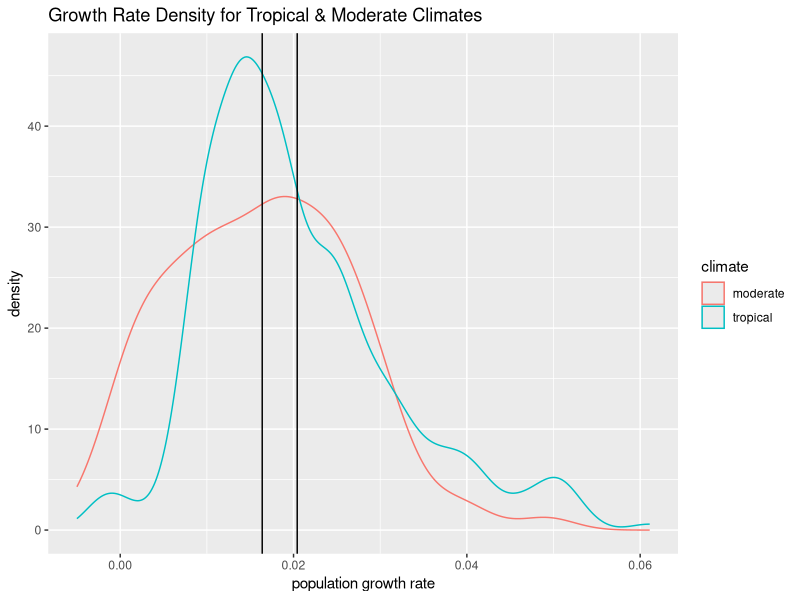

This figure's R source: (Note: this script raises an error after producing the figure.)
## ---- chunk 1
library(tidyverse)
library(dplyr)
## ---- chunk 2
sunshine <- read.csv(file = 'Sunshine hours for cities in the world.csv') # import csv in df
str(sunshine)
sample_n(sunshine, 10)
## ---- chunk 3
city_loc <- read_csv(file="city_loc.csv") # import csv in df
str(city_loc)
sample_n(city_loc, 10)
## ---- chunk 4
country_tour <- read.csv("tourism-recipts.csv") # import csv in df
str(country_tour)
sample_n(country_tour, 10)
## ---- chunk 5
CityPopulations <- read_csv(file = "world-city-listing.csv") # import csv in df
str(CityPopulations)
sample_n(CityPopulations, 10)
## ---- chunk 6
sunshine_seasons <-
  sunshine %>%
  mutate(Winter=Jan+Feb+Mar, Spring=Apr+May+Jun, Summer=Jul+Aug+Sep, Fall=Oct+Nov+Dec) %>%# create new variables to represent each season
  mutate(City=tolower(City)) # change city names to lower case for joining later on
sample_n(sunshine_seasons, 10)
## ---- chunk 7
city_loc <-
  city_loc %>%
  group_by(City) %>%
  mutate(Longitude = mean(Longitude), Latitude = mean(Latitude)) %>% # get the average location
  select(City, Longitude, Latitude) %>%
  distinct() # remove repeated cities, so each city appears one time
## ---- chunk 8
city_loc <-
  city_loc %>%
  na.omit()

for(i in 1:length(city_loc$Latitude)){ # loop through each case in Latitude variable
  if((city_loc$Latitude[i]>=(-23.5)) && (city_loc$Latitude[i]<=23.5)){ # calssify variables by 'Latitude'
    city_loc$climate[i] = "tropical"
    }
  else if(city_loc$Latitude[i]>=(-66) && city_loc$Latitude[i]<(-23.5) || city_loc$Latitude[i]<=(66) && city_loc$Latitude[i]>(23.5)){
    city_loc$climate[i] = "moderate"
    }
  else city_loc$climate[i] = "poles"
}

city_loc
## ---- chunk 9
climate <-
  city_loc %>%
  left_join(sunshine_seasons) %>%# join the tables by 'City'
  na.omit() # remove cities with missing data
head(climate)
## ---- chunk 10
country_tour <-
  country_tour %>%
  rename(income='value_.') %>%
  select(name, year, income) 
## ---- chunk 11
country_tour %>%
  filter(year >= 2015) %>%
  group_by(year) %>%
  summarise(num_of_countries = n()) #count the number of countries with data for each year
## ---- chunk 12
country_tour <-
  country_tour %>%
  filter(year == 2016) %>% # only retain cases from 2016
  mutate(income = as.integer(income/100000)) %>% # divide income by 100,000 for easier reading/plotting
  rename("tourism income (by 100,000)" = income, Country=name) %>% # rename variables for readability
  select(Country, 'tourism income (by 100,000)') # get rid of year variable since all data is from 2016
sample_n(country_tour,10)
## ---- chunk 13
CityPopulations1 <-
  CityPopulations %>%
  rename(Country = country, City = city, GrowthRate = growthRate) %>% # renaming variables for usability
  select(Country, GrowthRate) # choosing relevant variables
sample_n(CityPopulations1,10)
## ---- chunk 14
population <-
  CityPopulations1 %>%
  left_join(country_tour) %>% # join the tables by Country
  na.omit() # remove cases with missing data
head(population)
## ---- chunk 15
mean_growth <-
  climate %>% 
  left_join(population) %>%
  na.omit() %>%
  group_by(climate) %>%
  summarise(avg = mean(GrowthRate))
mean_growth

climate %>% 
  left_join(population) %>%
  na.omit() %>%
  ggplot(aes(x = GrowthRate)) + geom_density(aes(colour = climate))  +
  geom_vline(aes(xintercept=mean_growth$avg[1])) +
  geom_vline(aes(xintercept=mean_growth$avg[2])) +
  ggtitle("Growth Rate Density for Tropical & Moderate Climates") +
  xlab("population growth rate")
## ---- chunk 16
sunshine_graph_data %>% #use sunshine for left_join, since it contains less countries than CityPopulations1
  left_join(CityPopulations1) %>%
  na.omit() %>%
  ggplot() + 
  geom_point(aes(x= GrowthRate, y= sun_hours_year, color = type)) +
  ggtitle("Population Growth Rate vs. Latitude") +
  xlab("Population Growth Rate") +
  ylab("Total Hours of Sunshine per Year")

## ---- chunk 17

latitude_graph_data <-
  sunshine %>%
  mutate(City = tolower(City)) %>% #to make city names match those in city_loc_types
  left_join(city_loc_types) %>% # join the tables
  group_by(Country) %>%
  mutate(sun_hours_year = mean(Year)) %>% # find the average sunshine hours per year per country
  select(Country, Latitude, type, sun_hours_year) %>%
  distinct() %>%
  na.omit()

latitude_graph_data %>%
  left_join(CityPopulations1) %>%
  na.omit() %>%
  ggplot() + 
  geom_point(aes(x= Latitude, y= GrowthRate, color = type)) +
  ylab("Population Growth Rate") +
  ggtitle("Population Growth Rate vs. Latitude") +
  geom_smooth(method = "glm" , 
              formula = y ~ poly(x, 4),             
              aes(x = Latitude, y = GrowthRate), 
              color = "purple")
